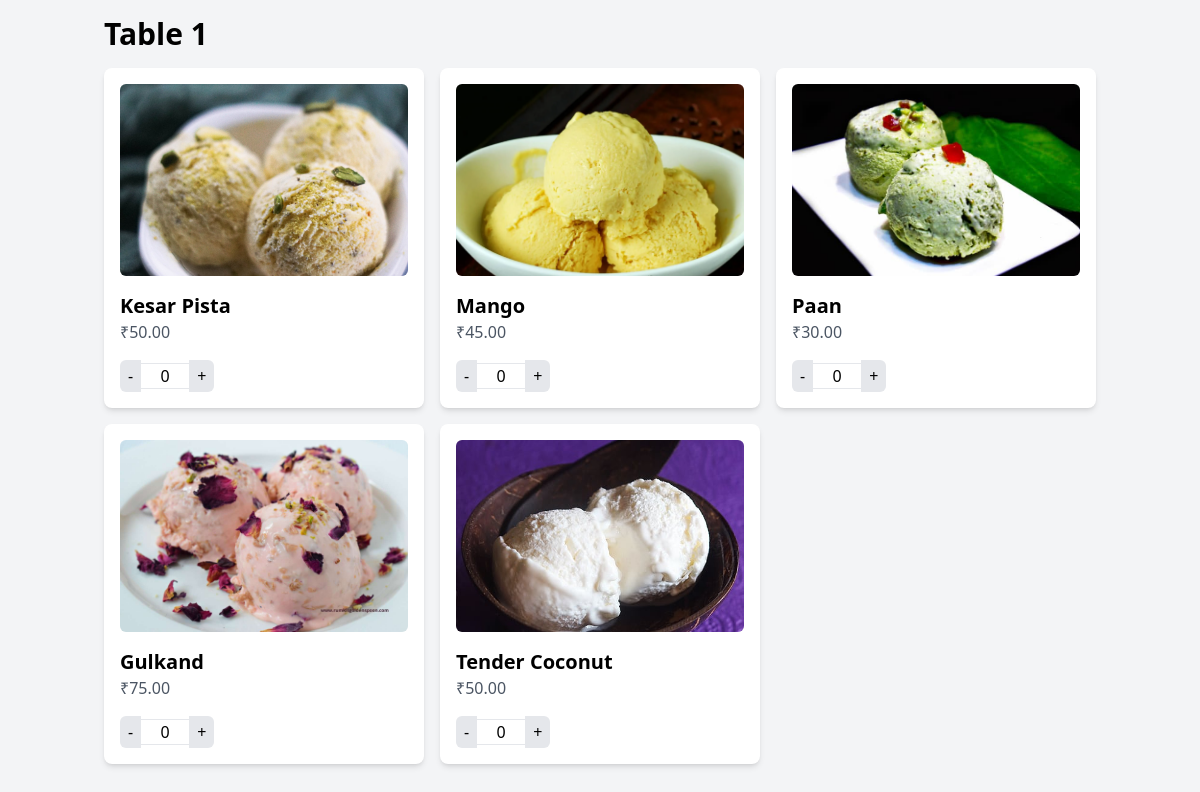
/table/3d33005fe4e7450bacd21b533c7ff663/, run on the app's committed database.
### qr_ordering/models.py (models this page shows, shortened)
class Table(models.Model):
    number = models.PositiveIntegerField(unique=True)
    token = models.UUIDField(default=uuid.uuid4, editable=False, unique=True)
    qr_code = models.ImageField(upload_to='qr_codes/', blank=True)

class IceCream(models.Model):
    name = models.CharField(max_length=100)
    price = models.DecimalField(max_digits=5, decimal_places=2)
    image = models.ImageField(upload_to='ice_cream_images/')

### qr_ordering/views.py (the view)
# urls.py: path('table/<str:token>/', views.order_page, name='order_page'),
def order_page(request, token):
    table = get_object_or_404(Table, token=token)
    ice_creams = IceCream.objects.all()
    return render(request, 'order_page.html', {
        'table': table,
        'ice_creams': ice_creams,
    })

### qr_ordering/templates/order_page.html (shortened to what this page needs)
<!DOCTYPE html>
<html lang="en">
<head>
    <script src="https://cdn.tailwindcss.com"></script>
</head>
<body class="bg-gray-100 font-sans">
    <div class="container mx-auto p-4 pb-24">
        <h1 class="text-3xl font-bold mb-4">Table {{ table.number }}</h1>
        <div class="grid grid-cols-1 md:grid-cols-2 lg:grid-cols-3 gap-4">
            {% for ice_cream in ice_creams %}
            <div class="bg-white p-4 rounded-lg shadow-md">
                <img src="{{ ice_cream.image.url }}" alt="{{ ice_cream.name }}" class="w-full h-48 object-cover rounded-md mb-4">
                <h2 class="text-xl font-bold">{{ ice_cream.name }}</h2>
                <p class="text-gray-600">₹{{ ice_cream.price }}</p>
                <div class="flex items-center mt-4">
                    <button class="bg-gray-200 px-2 py-1 rounded-l-md" onclick="updateQuantity('{{ ice_cream.id }}', -1, '{{ ice_cream.name }}', '{{ ice_cream.price }}')">-</button>
                    <input type="text" id="quantity-{{ ice_cream.id }}" class="w-12 text-center border-t border-b" value="0" readonly>
                    <button class="bg-gray-200 px-2 py-1 rounded-r-md" onclick="updateQuantity('{{ ice_cream.id }}', 1, '{{ ice_cream.name }}', '{{ ice_cream.price }}')">+</button>
                </div>
            </div>
            {% endfor %}
        </div>
    </div>
</body>
</html>

### data on the page
Table: number "1"
IceCream: image (picture), name "Kesar Pista", price "50.00"
IceCream: image (picture), name "Mango", price "45.00"
IceCream: image (picture), name "Paan", price "30.00"
IceCream: image (picture), name "Gulkand", price "75.00"
IceCream: image (picture), name "Tender Coconut", price "50.00"
